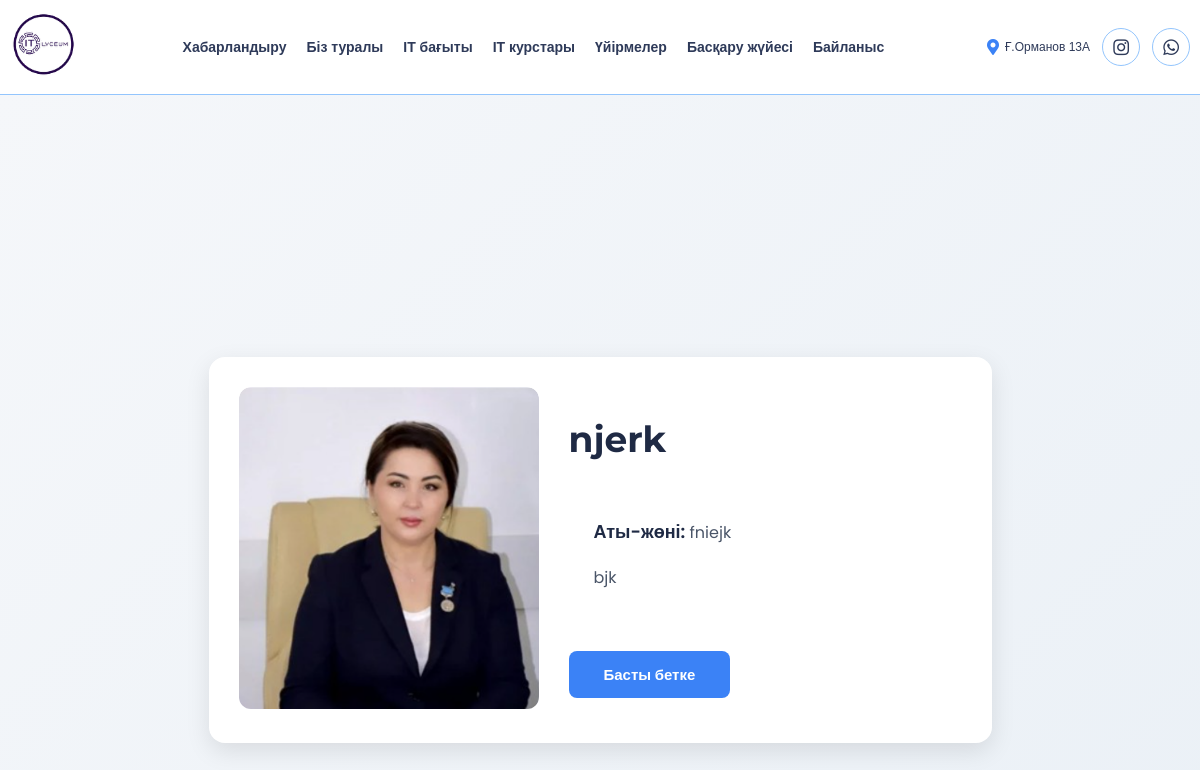
Screenshot of /bas/1/ with the database file from the repository.
### main/models.py (models this page shows, shortened)
class ManagementMember(models.Model):
    image = models.ImageField(upload_to='management_images/', blank=True, null=True)
    image1 = models.ImageField(upload_to='management_images/', blank=True, null=True)
    image2 = models.ImageField(upload_to='management_images/', blank=True, null=True)
    image3 = models.ImageField(upload_to='management_images/', blank=True, null=True)
    full_name = models.CharField(max_length=200, verbose_name="ФИО")
    position = models.CharField(max_length=200, verbose_name="Должность")
    description = models.TextField(verbose_name="Краткое описание")
    full_description = models.TextField(blank=True, verbose_name="Полное описание")
    class Meta:
        verbose_name = "Член управления"
        verbose_name_plural = "Члены управления"

### main/views.py (the view)
# urls.py: path('bas/<int:member_id>/', views.bas, name='bas'),
def bas(request, member_id):
    member = get_object_or_404(ManagementMember, id=member_id)
    context = {
        'member': member,
    }
    return render(request, 'bas.html', context)

### main/templates/bas.html (shortened to what this page needs)
{% extends 'layout.html' %}
{% load static %}
{% block link %}
    <link rel="stylesheet" href="{% static 'css/bas.css' %}">
    <link rel="stylesheet" href="https://cdnjs.cloudflare.com/ajax/libs/font-awesome/5.15.4/css/all.min.css"/>
    <link rel="stylesheet" href="https://cdn.jsdelivr.net/npm/swiper@11/swiper-bundle.min.css"/>
{% endblock %}
{% block content %}
  <section class="management-detail">
    <div class="management-container">
      <div class="management-image" onclick="openModal('{% if member.image %}{{ member.image.url }}{% else %}{% static 'img/placeholder.jpg' %}{% endif %}')">
        <img src="{% if member.image %}{{ member.image.url }}{% else %}{% static 'img/placeholder.jpg' %}{% endif %}" alt="{{ member.full_name }}">
      </div>
      <div class="management-details">
        <h2 class="management-title">{{ member.position }}</h2>
        <div class="management-text">
          <p><strong>Аты-жөні:</strong> {{ member.full_name }}</p>
          <p>{{ member.full_description|default:member.description }}</p>
        </div>
        <a href="{% url 'home' %}#management-system" class="management-button">Басты бетке</a>
      </div>
    </div>
  </section>
{% endblock %}

### main/static/css/style.css (style rules this page uses)
body { margin: 0; font-family: Arial, sans-serif; background-color: #F5F7FA; color: #2E3A59; }

### main/static/css/bas.css (style rules this page uses)
.management-detail { padding: 60px 15px; background: linear-gradient(135deg, #F5F7FA 0%, #EAF0F6 100%); min-height: 100vh; display: flex; justify-content: center; align-items: center; }
.management-container { max-width: 1200px; margin: 0 auto; background: #FFFFFF; border-radius: 16px; box-shadow: 0 8px 24px rgba(0, 0, 0, 0.1); padding: 30px; display: flex; gap: 30px; animation: fadeIn 0.8s ease forwards; }
.management-image { flex: 4; min-width: 300px; max-width: 400px; border-radius: 12px; overflow: hidden; cursor: pointer; transition: transform 0.3s ease; }
.management-image img { width: 100%; height: auto; max-height: 60vh; object-fit: contain; border-radius: 12px; }
.management-details { flex: 6; min-width: 300px; }
.management-title { font-family: 'Montserrat', sans-serif; font-size: 36px; font-weight: 700; color: #1F2A44; margin-bottom: 15px; animation: slideIn 0.6s ease forwards; }
.management-text { background: rgba(255, 255, 255, 0.95); border-radius: 12px; padding: 25px; margin-bottom: 20px; animation: fadeInUp 0.6s ease forwards 0.1s; }
.management-text p { font-family: 'Poppins', sans-serif; font-size: 16px; color: #4A5568; line-height: 1.7; margin-bottom: 15px; }
.management-text strong { color: #1F2A44; font-weight: 600; font-size: 18px; }
.management-button { display: inline-block; padding: 12px 35px; background: #3B82F6; color: #FFFFFF; text-decoration: none; font-family: 'Poppins', sans-serif; font-size: 15px; font-weight: 600; border-radius: 8px; transition: background 0.3s ease, transform 0.2s ease; text-align: center; width: fit-content; }

### rows the page displays
ManagementMember: image (picture), position "njerk", full_name "fniejk", full_description "bjk"
